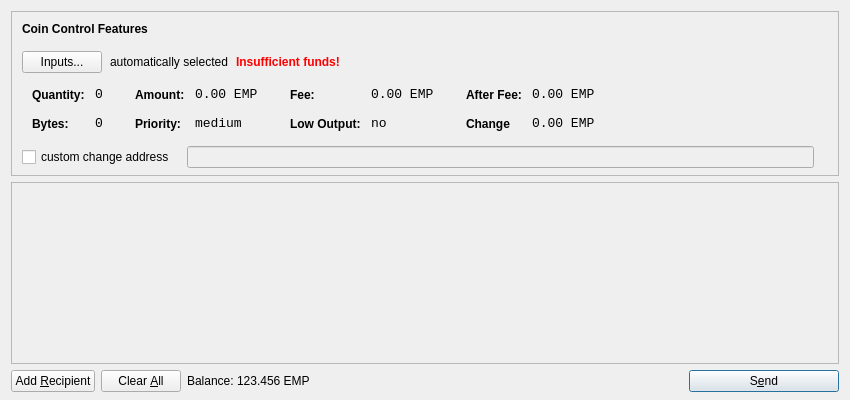
<?xml version="1.0" encoding="UTF-8"?>
<ui version="4.0">
 <class>SendCoinsDialog</class>
 <widget class="QDialog" name="SendCoinsDialog">
  <property name="geometry">
   <rect>
    <x>0</x>
    <y>0</y>
    <width>850</width>
    <height>400</height>
   </rect>
  </property>
  <property name="windowTitle">
   <string>Send Coins</string>
  </property>
  <layout class="QVBoxLayout" name="verticalLayout" stretch="0,1,0">
   <property name="bottomMargin">
    <number>8</number>
   </property>
   <item>
    <widget class="QFrame" name="frameCoinControl">
     <property name="sizePolicy">
      <sizepolicy hsizetype="Expanding" vsizetype="Expanding">
       <horstretch>0</horstretch>
       <verstretch>0</verstretch>
      </sizepolicy>
     </property>
     <property name="maximumSize">
      <size>
       <width>16777215</width>
       <height>16777215</height>
      </size>
     </property>
     <property name="frameShape">
      <enum>QFrame::StyledPanel</enum>
     </property>
     <property name="frameShadow">
      <enum>QFrame::Sunken</enum>
     </property>
     <layout class="QVBoxLayout" name="verticalLayoutCoinControl2">
      <property name="spacing">
       <number>-1</number>
      </property>
      <property name="leftMargin">
       <number>0</number>
      </property>
      <property name="topMargin">
       <number>0</number>
      </property>
      <property name="rightMargin">
       <number>0</number>
      </property>
      <property name="bottomMargin">
       <number>6</number>
      </property>
      <item>
       <layout class="QVBoxLayout" name="verticalLayoutCoinControl" stretch="0,0,0,0,1">
        <property name="spacing">
         <number>0</number>
        </property>
        <property name="leftMargin">
         <number>10</number>
        </property>
        <property name="topMargin">
         <number>10</number>
        </property>
        <item>
         <layout class="QHBoxLayout" name="horizontalLayoutCoinControl1">
          <property name="bottomMargin">
           <number>15</number>
          </property>
          <item>
           <widget class="QLabel" name="labelCoinControlFeatures">
            <property name="sizePolicy">
             <sizepolicy hsizetype="Preferred" vsizetype="Maximum">
              <horstretch>0</horstretch>
              <verstretch>0</verstretch>
             </sizepolicy>
            </property>
            <property name="font">
             <font>
              <weight>75</weight>
              <bold>true</bold>
             </font>
            </property>
            <property name="styleSheet">
             <string notr="true">font-weight:bold;</string>
            </property>
            <property name="text">
             <string>Coin Control Features</string>
            </property>
           </widget>
          </item>
         </layout>
        </item>
        <item>
         <layout class="QHBoxLayout" name="horizontalLayoutCoinControl2" stretch="0,0,0,0">
          <property name="spacing">
           <number>8</number>
          </property>
          <property name="bottomMargin">
           <number>10</number>
          </property>
          <item>
           <widget class="QPushButton" name="pushButtonCoinControl">
            <property name="styleSheet">
             <string notr="true"/>
            </property>
            <property name="text">
             <string>Inputs...</string>
            </property>
           </widget>
          </item>
          <item>
           <widget class="QLabel" name="labelCoinControlAutomaticallySelected">
            <property name="text">
             <string>automatically selected</string>
            </property>
            <property name="margin">
             <number>5</number>
            </property>
           </widget>
          </item>
          <item>
           <widget class="QLabel" name="labelCoinControlInsuffFunds">
            <property name="font">
             <font>
              <weight>75</weight>
              <bold>true</bold>
             </font>
            </property>
            <property name="styleSheet">
             <string notr="true">color:red;font-weight:bold;</string>
            </property>
            <property name="text">
             <string>Insufficient funds!</string>
            </property>
            <property name="margin">
             <number>5</number>
            </property>
           </widget>
          </item>
          <item>
           <spacer name="horizontalSpacerCoinControl">
            <property name="orientation">
             <enum>Qt::Horizontal</enum>
            </property>
            <property name="sizeHint" stdset="0">
             <size>
              <width>40</width>
              <height>1</height>
             </size>
            </property>
           </spacer>
          </item>
         </layout>
        </item>
        <item>
         <widget class="QWidget" name="widgetCoinControl" native="true">
          <property name="sizePolicy">
           <sizepolicy hsizetype="Preferred" vsizetype="Preferred">
            <horstretch>0</horstretch>
            <verstretch>0</verstretch>
           </sizepolicy>
          </property>
          <property name="minimumSize">
           <size>
            <width>0</width>
            <height>0</height>
           </size>
          </property>
          <property name="styleSheet">
           <string notr="true"/>
          </property>
          <layout class="QHBoxLayout" name="horizontalLayoutCoinControl5">
           <property name="margin">
            <number>0</number>
           </property>
           <item>
            <layout class="QHBoxLayout" name="horizontalLayoutCoinControl3" stretch="0,0,0,1">
             <property name="spacing">
              <number>20</number>
             </property>
             <property name="topMargin">
              <number>0</number>
             </property>
             <property name="bottomMargin">
              <number>10</number>
             </property>
             <item>
              <layout class="QFormLayout" name="formLayoutCoinControl1">
               <property name="horizontalSpacing">
                <number>10</number>
               </property>
               <property name="verticalSpacing">
                <number>14</number>
               </property>
               <property name="leftMargin">
                <number>10</number>
               </property>
               <property name="topMargin">
                <number>4</number>
               </property>
               <property name="rightMargin">
                <number>6</number>
               </property>
               <item row="0" column="0">
                <widget class="QLabel" name="labelCoinControlQuantityText">
                 <property name="styleSheet">
                  <string notr="true">font-weight:bold;</string>
                 </property>
                 <property name="text">
                  <string>Quantity:</string>
                 </property>
                 <property name="margin">
                  <number>0</number>
                 </property>
                </widget>
               </item>
               <item row="0" column="1">
                <widget class="QLabel" name="labelCoinControlQuantity">
                 <property name="font">
                  <font>
                   <family>Monospace</family>
                   <pointsize>10</pointsize>
                  </font>
                 </property>
                 <property name="cursor">
                  <cursorShape>IBeamCursor</cursorShape>
                 </property>
                 <property name="contextMenuPolicy">
                  <enum>Qt::ActionsContextMenu</enum>
                 </property>
                 <property name="text">
                  <string>0</string>
                 </property>
                 <property name="margin">
                  <number>0</number>
                 </property>
                 <property name="textInteractionFlags">
                  <set>Qt::LinksAccessibleByMouse|Qt::TextSelectableByKeyboard|Qt::TextSelectableByMouse</set>
                 </property>
                </widget>
               </item>
               <item row="1" column="0">
                <widget class="QLabel" name="labelCoinControlBytesText">
                 <property name="styleSheet">
                  <string notr="true">font-weight:bold;</string>
                 </property>
                 <property name="text">
                  <string>Bytes:</string>
                 </property>
                </widget>
               </item>
               <item row="1" column="1">
                <widget class="QLabel" name="labelCoinControlBytes">
                 <property name="font">
                  <font>
                   <family>Monospace</family>
                   <pointsize>10</pointsize>
                  </font>
                 </property>
                 <property name="cursor">
                  <cursorShape>IBeamCursor</cursorShape>
                 </property>
                 <property name="contextMenuPolicy">
                  <enum>Qt::ActionsContextMenu</enum>
                 </property>
                 <property name="text">
                  <string>0</string>
                 </property>
                 <property name="textInteractionFlags">
                  <set>Qt::LinksAccessibleByMouse|Qt::TextSelectableByKeyboard|Qt::TextSelectableByMouse</set>
                 </property>
                </widget>
               </item>
              </layout>
             </item>
             <item>
              <layout class="QFormLayout" name="formLayoutCoinControl2">
               <property name="horizontalSpacing">
                <number>10</number>
               </property>
               <property name="verticalSpacing">
                <number>14</number>
               </property>
               <property name="leftMargin">
                <number>6</number>
               </property>
               <property name="topMargin">
                <number>4</number>
               </property>
               <property name="rightMargin">
                <number>6</number>
               </property>
               <item row="0" column="0">
                <widget class="QLabel" name="labelCoinControlAmountText">
                 <property name="styleSheet">
                  <string notr="true">font-weight:bold;</string>
                 </property>
                 <property name="text">
                  <string>Amount:</string>
                 </property>
                 <property name="margin">
                  <number>0</number>
                 </property>
                </widget>
               </item>
               <item row="0" column="1">
                <widget class="QLabel" name="labelCoinControlAmount">
                 <property name="font">
                  <font>
                   <family>Monospace</family>
                   <pointsize>10</pointsize>
                  </font>
                 </property>
                 <property name="cursor">
                  <cursorShape>IBeamCursor</cursorShape>
                 </property>
                 <property name="contextMenuPolicy">
                  <enum>Qt::ActionsContextMenu</enum>
                 </property>
                 <property name="text">
                  <string>0.00 EMP</string>
                 </property>
                 <property name="textInteractionFlags">
                  <set>Qt::LinksAccessibleByMouse|Qt::TextSelectableByKeyboard|Qt::TextSelectableByMouse</set>
                 </property>
                </widget>
               </item>
               <item row="1" column="0">
                <widget class="QLabel" name="labelCoinControlPriorityText">
                 <property name="styleSheet">
                  <string notr="true">font-weight:bold;</string>
                 </property>
                 <property name="text">
                  <string>Priority:</string>
                 </property>
                </widget>
               </item>
               <item row="1" column="1">
                <widget class="QLabel" name="labelCoinControlPriority">
                 <property name="font">
                  <font>
                   <family>Monospace</family>
                   <pointsize>10</pointsize>
                  </font>
                 </property>
                 <property name="cursor">
                  <cursorShape>IBeamCursor</cursorShape>
                 </property>
                 <property name="contextMenuPolicy">
                  <enum>Qt::ActionsContextMenu</enum>
                 </property>
                 <property name="text">
                  <string>medium</string>
                 </property>
                 <property name="textInteractionFlags">
                  <set>Qt::LinksAccessibleByMouse|Qt::TextSelectableByKeyboard|Qt::TextSelectableByMouse</set>
                 </property>
                </widget>
               </item>
              </layout>
             </item>
             <item>
              <layout class="QFormLayout" name="formLayoutCoinControl3">
               <property name="horizontalSpacing">
                <number>10</number>
               </property>
               <property name="verticalSpacing">
                <number>14</number>
               </property>
               <property name="leftMargin">
                <number>6</number>
               </property>
               <property name="topMargin">
                <number>4</number>
               </property>
               <property name="rightMargin">
                <number>6</number>
               </property>
               <item row="0" column="0">
                <widget class="QLabel" name="labelCoinControlFeeText">
                 <property name="styleSheet">
                  <string notr="true">font-weight:bold;</string>
                 </property>
                 <property name="text">
                  <string>Fee:</string>
                 </property>
                 <property name="margin">
                  <number>0</number>
                 </property>
                </widget>
               </item>
               <item row="0" column="1">
                <widget class="QLabel" name="labelCoinControlFee">
                 <property name="font">
                  <font>
                   <family>Monospace</family>
                   <pointsize>10</pointsize>
                  </font>
                 </property>
                 <property name="cursor">
                  <cursorShape>IBeamCursor</cursorShape>
                 </property>
                 <property name="contextMenuPolicy">
                  <enum>Qt::ActionsContextMenu</enum>
                 </property>
                 <property name="text">
                  <string>0.00 EMP</string>
                 </property>
                 <property name="textInteractionFlags">
                  <set>Qt::LinksAccessibleByMouse|Qt::TextSelectableByKeyboard|Qt::TextSelectableByMouse</set>
                 </property>
                </widget>
               </item>
               <item row="1" column="0">
                <widget class="QLabel" name="labelCoinControlLowOutputText">
                 <property name="styleSheet">
                  <string notr="true">font-weight:bold;</string>
                 </property>
                 <property name="text">
                  <string>Low Output:</string>
                 </property>
                </widget>
               </item>
               <item row="1" column="1">
                <widget class="QLabel" name="labelCoinControlLowOutput">
                 <property name="font">
                  <font>
                   <family>Monospace</family>
                   <pointsize>10</pointsize>
                  </font>
                 </property>
                 <property name="cursor">
                  <cursorShape>IBeamCursor</cursorShape>
                 </property>
                 <property name="contextMenuPolicy">
                  <enum>Qt::ActionsContextMenu</enum>
                 </property>
                 <property name="text">
                  <string>no</string>
                 </property>
                 <property name="textInteractionFlags">
                  <set>Qt::LinksAccessibleByMouse|Qt::TextSelectableByKeyboard|Qt::TextSelectableByMouse</set>
                 </property>
                </widget>
               </item>
              </layout>
             </item>
             <item>
              <layout class="QFormLayout" name="formLayoutCoinControl4">
               <property name="horizontalSpacing">
                <number>10</number>
               </property>
               <property name="verticalSpacing">
                <number>14</number>
               </property>
               <property name="leftMargin">
                <number>6</number>
               </property>
               <property name="topMargin">
                <number>4</number>
               </property>
               <property name="rightMargin">
                <number>6</number>
               </property>
               <item row="0" column="0">
                <widget class="QLabel" name="labelCoinControlAfterFeeText">
                 <property name="styleSheet">
                  <string notr="true">font-weight:bold;</string>
                 </property>
                 <property name="text">
                  <string>After Fee:</string>
                 </property>
                 <property name="margin">
                  <number>0</number>
                 </property>
                </widget>
               </item>
               <item row="0" column="1">
                <widget class="QLabel" name="labelCoinControlAfterFee">
                 <property name="font">
                  <font>
                   <family>Monospace</family>
                   <pointsize>10</pointsize>
                  </font>
                 </property>
                 <property name="cursor">
                  <cursorShape>IBeamCursor</cursorShape>
                 </property>
                 <property name="contextMenuPolicy">
                  <enum>Qt::ActionsContextMenu</enum>
                 </property>
                 <property name="text">
                  <string>0.00 EMP</string>
                 </property>
                 <property name="textInteractionFlags">
                  <set>Qt::LinksAccessibleByMouse|Qt::TextSelectableByKeyboard|Qt::TextSelectableByMouse</set>
                 </property>
                </widget>
               </item>
               <item row="1" column="0">
                <widget class="QLabel" name="labelCoinControlChangeText">
                 <property name="styleSheet">
                  <string notr="true">font-weight:bold;</string>
                 </property>
                 <property name="text">
                  <string>Change</string>
                 </property>
                </widget>
               </item>
               <item row="1" column="1">
                <widget class="QLabel" name="labelCoinControlChange">
                 <property name="font">
                  <font>
                   <family>Monospace</family>
                   <pointsize>10</pointsize>
                  </font>
                 </property>
                 <property name="cursor">
                  <cursorShape>IBeamCursor</cursorShape>
                 </property>
                 <property name="contextMenuPolicy">
                  <enum>Qt::ActionsContextMenu</enum>
                 </property>
                 <property name="text">
                  <string>0.00 EMP</string>
                 </property>
                 <property name="textInteractionFlags">
                  <set>Qt::LinksAccessibleByMouse|Qt::TextSelectableByKeyboard|Qt::TextSelectableByMouse</set>
                 </property>
                </widget>
               </item>
              </layout>
             </item>
            </layout>
           </item>
          </layout>
         </widget>
        </item>
        <item>
         <layout class="QHBoxLayout" name="horizontalLayoutCoinControl4" stretch="0,0,0">
          <property name="spacing">
           <number>12</number>
          </property>
          <property name="sizeConstraint">
           <enum>QLayout::SetDefaultConstraint</enum>
          </property>
          <property name="topMargin">
           <number>5</number>
          </property>
          <property name="rightMargin">
           <number>5</number>
          </property>
          <item>
           <widget class="QCheckBox" name="checkBoxCoinControlChange">
            <property name="text">
             <string>custom change address</string>
            </property>
           </widget>
          </item>
          <item>
           <widget class="QLineEdit" name="lineEditCoinControlChange">
            <property name="enabled">
             <bool>false</bool>
            </property>
            <property name="sizePolicy">
             <sizepolicy hsizetype="Expanding" vsizetype="Fixed">
              <horstretch>0</horstretch>
              <verstretch>0</verstretch>
             </sizepolicy>
            </property>
           </widget>
          </item>
          <item>
           <widget class="QLabel" name="labelCoinControlChangeLabel">
            <property name="sizePolicy">
             <sizepolicy hsizetype="Preferred" vsizetype="Expanding">
              <horstretch>0</horstretch>
              <verstretch>0</verstretch>
             </sizepolicy>
            </property>
            <property name="minimumSize">
             <size>
              <width>0</width>
              <height>0</height>
             </size>
            </property>
            <property name="text">
             <string/>
            </property>
            <property name="margin">
             <number>3</number>
            </property>
           </widget>
          </item>
         </layout>
        </item>
        <item>
         <spacer name="verticalSpacerCoinControl">
          <property name="orientation">
           <enum>Qt::Vertical</enum>
          </property>
          <property name="sizeHint" stdset="0">
           <size>
            <width>800</width>
            <height>1</height>
           </size>
          </property>
         </spacer>
        </item>
       </layout>
      </item>
     </layout>
    </widget>
   </item>
   <item>
    <widget class="QScrollArea" name="scrollArea">
     <property name="widgetResizable">
      <bool>true</bool>
     </property>
     <widget class="QWidget" name="scrollAreaWidgetContents">
      <property name="geometry">
       <rect>
        <x>0</x>
        <y>0</y>
        <width>830</width>
        <height>165</height>
       </rect>
      </property>
      <layout class="QVBoxLayout" name="verticalLayout_2">
       <property name="margin">
        <number>0</number>
       </property>
       <item>
        <layout class="QVBoxLayout" name="entries">
         <property name="spacing">
          <number>6</number>
         </property>
        </layout>
       </item>
       <item>
        <spacer name="verticalSpacer">
         <property name="orientation">
          <enum>Qt::Vertical</enum>
         </property>
         <property name="sizeHint" stdset="0">
          <size>
           <width>20</width>
           <height>40</height>
          </size>
         </property>
        </spacer>
       </item>
      </layout>
     </widget>
    </widget>
   </item>
   <item>
    <layout class="QHBoxLayout" name="horizontalLayout">
     <item>
      <widget class="QPushButton" name="addButton">
       <property name="toolTip">
        <string>Send to multiple recipients at once</string>
       </property>
       <property name="text">
        <string>Add &amp;Recipient</string>
       </property>
       <property name="icon">
        <iconset resource="../bitcoin.qrc">
         <normaloff>:/icons/add</normaloff>:/icons/add</iconset>
       </property>
       <property name="autoDefault">
        <bool>false</bool>
       </property>
      </widget>
     </item>
     <item>
      <widget class="QPushButton" name="clearButton">
       <property name="sizePolicy">
        <sizepolicy hsizetype="Minimum" vsizetype="Fixed">
         <horstretch>0</horstretch>
         <verstretch>0</verstretch>
        </sizepolicy>
       </property>
       <property name="toolTip">
        <string>Remove all transaction fields</string>
       </property>
       <property name="text">
        <string>Clear &amp;All</string>
       </property>
       <property name="icon">
        <iconset resource="../bitcoin.qrc">
         <normaloff>:/icons/remove</normaloff>:/icons/remove</iconset>
       </property>
       <property name="autoRepeatDelay">
        <number>300</number>
       </property>
       <property name="autoDefault">
        <bool>false</bool>
       </property>
      </widget>
     </item>
     <item>
      <layout class="QHBoxLayout" name="horizontalLayout_2">
       <property name="spacing">
        <number>3</number>
       </property>
       <item>
        <widget class="QLabel" name="label">
         <property name="sizePolicy">
          <sizepolicy hsizetype="Preferred" vsizetype="Fixed">
           <horstretch>0</horstretch>
           <verstretch>0</verstretch>
          </sizepolicy>
         </property>
         <property name="text">
          <string>Balance:</string>
         </property>
        </widget>
       </item>
       <item>
        <widget class="QLabel" name="labelBalance">
         <property name="sizePolicy">
          <sizepolicy hsizetype="Preferred" vsizetype="Fixed">
           <horstretch>0</horstretch>
           <verstretch>0</verstretch>
          </sizepolicy>
         </property>
         <property name="cursor">
          <cursorShape>IBeamCursor</cursorShape>
         </property>
         <property name="text">
          <string>123.456 EMP</string>
         </property>
         <property name="textInteractionFlags">
          <set>Qt::LinksAccessibleByMouse|Qt::TextSelectableByKeyboard|Qt::TextSelectableByMouse</set>
         </property>
        </widget>
       </item>
      </layout>
     </item>
     <item>
      <spacer name="horizontalSpacer">
       <property name="orientation">
        <enum>Qt::Horizontal</enum>
       </property>
       <property name="sizeHint" stdset="0">
        <size>
         <width>40</width>
         <height>20</height>
        </size>
       </property>
      </spacer>
     </item>
     <item>
      <widget class="QPushButton" name="sendButton">
       <property name="minimumSize">
        <size>
         <width>150</width>
         <height>0</height>
        </size>
       </property>
       <property name="toolTip">
        <string>Confirm the send action</string>
       </property>
       <property name="text">
        <string>S&amp;end</string>
       </property>
       <property name="icon">
        <iconset resource="../bitcoin.qrc">
         <normaloff>:/icons/send</normaloff>:/icons/send</iconset>
       </property>
       <property name="default">
        <bool>true</bool>
       </property>
      </widget>
     </item>
    </layout>
   </item>
  </layout>
 </widget>
 <resources>
  <include location="../bitcoin.qrc"/>
 </resources>
 <connections/>
</ui>
